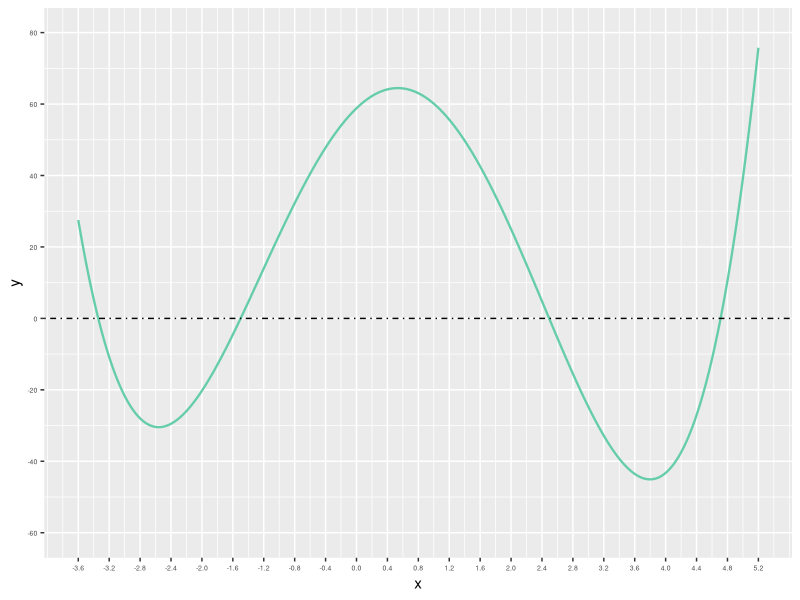

Here is the R script that generated this plot:
## ---- chunk 1
#| echo: false
#| message: false
#| warning: false
library(ggplot2)

f <- function(x) {
  58.8273 + 20.7595*x - 18.1163*x^2 - 2.36343*x^3 + x^4
}

df <- data.frame(x = seq(-3.6, 5.2, length.out = 1000))
df$y <- f(df$x)

ggplot(df, aes(x, y)) +
  geom_line(color = "aquamarine3", linewidth = 0.8) +
  geom_hline(yintercept = 0, linetype = "dotdash", linewidth = 0.5, color = "black") +
  scale_x_continuous(breaks = seq(-3.6, 5.2, by = 0.4), limits = c(-3.6, 5.2)) +
  scale_y_continuous(breaks = seq(-60, 80, by = 20), limits = c(-60, 80)) +
  theme(axis.text.x = element_text(size = 5),
        axis.text.y = element_text(size = 5)
)
## ---- chunk 2
f <- function(x) {
  x^4 - 2.36343*x^3 - 18.1163*x^2 + 20.7595*x + 58.8273
}
# derivada da funcao f(x), p/ usar no método de Newton
f1 <- function(x) {
  4*x^3 - 3*2.36343*x^2 - 2*18.1163*x + 20.7595
}

eps <- 0.001

bissecao <- function(a, b) {
  # k conta o numero de iteracoes
  k <- 0
  
  while (TRUE) {
    # ponto medio do intervalo atual
    x <- (a + b) / 2
    
    # Atualiza o contador de iteracoes
    k <- k + 1
    
    # Imprime a aproximacao atual
    cat(x, "\n")
    
    # criterio de parada
    if (abs(f(x)) < eps) {
      return(c(raiz = x, iteracoes = k))
    }
    
    # verifica em qual metade do intervalo tem mudanca de sinal
    # e atualiza o intervalo
    if (f(a) * f(x) < 0) {
      b <- x
    } else {
      a <- x
    }
  }
}

newton <- function(x0) {
  # k iterações
  k <- 0
  x <- x0
  
  while (TRUE) {
    cat(x, "\n")
    
    k <- k + 1
    
    # teste criterio de parada
    if (abs(f(x)) < eps) {
      return(c(raiz = x, iteracoes = k))
    }
    
    # x_{k+1} = x_k - f(x_k)/f'(x_k)
    x <- x - f(x) / f1(x)
  }
}

secante <- function(x0, x1) {
  k <- 0
  
  while (TRUE) {
    cat(x1, "\n")
    k <- k + 1
    
    # criterio de parada
    if (abs(f(x1)) < eps) {
      return(c(raiz = x1, iteracoes = k))
    }
    # formula
    x2 <- x1 - f(x1) * (x1 - x0) / (f(x1) - f(x0))
    
    # atualiza as duas ultimas aproximacoes
    x0 <- x1
    x1 <- x2
  }
}

regulaFalsi <- function(a, b) {
  k <- 0
  
  while (TRUE) {
    # formula falsa posição
    x <- (a * f(b) - b * f(a)) / (f(b) - f(a))
    
    k <- k + 1
    
    cat(x, "\n")
    # criterio de parada
    if (abs(f(x)) < eps) {
      return(c(raiz = x, iteracoes = k))
    }
    # mantem o intervalo [a,b] com mudanca de sinal
    if (f(a) * f(x) < 0) {
      b <- x
    } else {
      a <- x
    }
  }
}
## ---- chunk 3
#| results: 'hide'
cat("Bissecao:\n")
r1 <- bissecao(-3.5, -3)
print(r1)

cat("\nNewton:\n")
r2 <- newton(-1.7)
print(r2)

cat("\nSecante:\n")
r3 <- secante(2, 3)
print(r3)

cat("\nRegula Falsi:\n")
r4 <- regulaFalsi(4.5, 5)
print(r4)
## ---- chunk 4
resultado <- data.frame(
  metodo = c("Bissecao", "Newton", "Secante", "Regula Falsi"),
  raiz = c(r1[1], r2[1], r3[1], r4[1]),
  iteracoes = c(r1[2], r2[2], r3[2], r4[2])
)
## ---- chunk 5
#| echo: false
library(knitr)
kable(resultado)
## ---- chunk 6
eps <- 0.001

f <- function(L) {
  (sqrt(400 - L^2) * sqrt(900 - L^2)) /
    (sqrt(400 - L^2) + sqrt(900 - L^2)) - 8
}

regulaFalsi <- function(a, b) {
  k <- 0
  
  while (TRUE) {
    # formula falsa posição
    x <- (a * f(b) - b * f(a)) / (f(b) - f(a))
    
    k <- k + 1
    
    cat(x, "\n")
    # criterio de parada
    if (abs(f(x)) < eps) {
      return(c(raiz = x, iteracoes = k))
    }
    # mantem o intervalo [a,b] com mudanca de sinal
    if (f(a) * f(x) < 0) {
      b <- x
    } else {
      a <- x
    }
  }
}

r4 <- regulaFalsi(16, 17)
print(r4)
## ---- chunk 7
resultado <- data.frame(
  raiz = r4[1],
  iteracoes = r4[2]
)
## ---- chunk 8
#| echo: false
library(knitr)
kable(resultado)
## ---- chunk 9
A <- matrix(c(
  1, 3, 4,
  -2, -5, -6,
  3, 8, 11
), nrow = 3, byrow = TRUE)
A_inv <- solve(A)
A_inv
